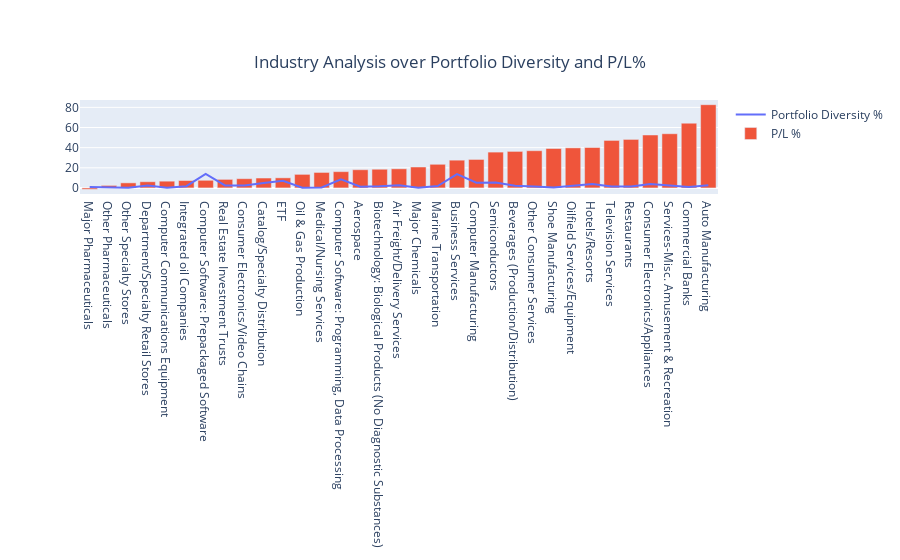

This figure's notebook cell:
### Code cell
#from plotly import plotly
import plotly.graph_objs as go
#import plotly.graph_objects as go
from plotly.offline import plot

#Code to Display Industry Analysis over Portfolio Diversity and Profit/Loss %

fig = go.Figure()

fig.add_trace(
    go.Scatter(
        x=industrySummary['Industry'],
        y=industrySummary['Portfolio Diversity'],
        name='Portfolio Diversity %'
    ))

fig.add_trace(
    go.Bar(
        
        x=industrySummary['Industry'],
        y=industrySummary['Profit/Loss Percentage'],
        name='P/L %'
    ))
fig.layout.update(
    title={
        'text': "Industry Analysis over Portfolio Diversity and P/L%",
        'y':0.9,
        'x':0.5,
        'xanchor': 'center',
        'yanchor': 'top'})

fig.show()

### Figure 1 — Plotly figure (JSON) as saved in the notebook; plotly's stock layout.template omitted (floating-point values rounded to 4 significant figures)
{"data": [{"name": "Portfolio Diversity %", "type": "scatter", "x": ["Major Pharmaceuticals", "Other Pharmaceuticals", "Other Specialty Stores", "Department/Specialty Retail Stores", "Computer Communications Equipment", "Integrated oil Companies", "Computer Software: Prepackaged Software", "Real Estate Investment Trusts", "Consumer Electronics/Video Chains", "Catalog/Specialty Distribution", "ETF", "Oil & Gas Production", "Medical/Nursing Services", "Computer Software: Programming, Data Processing", "Aerospace", "Biotechnology: Biological Products (No Diagnostic Substances)", "Air Freight/Delivery Services", "Major Chemicals", "Marine Transportation", "Business Services", "Computer Manufacturing", "Semiconductors", "Beverages (Production/Distribution)", "Other Consumer Services", "Shoe Manufacturing", "Oilfield Services/Equipment", "Hotels/Resorts", "Television Services", "Restaurants", "Consumer Electronics/Appliances", "Services-Misc. Amusement & Recreation", "Commercial Banks", "Auto Manufacturing"], "y": [0.83, 0.16, 0.16, 2.44, 0.14, 1.74, 13.86, 2.47, 2.48, 4.8, 7.07, 0.18, 0.47, 8.5, 1.28, 1.63, 2.65, 0.19, 1.89, 13.71, 5.15, 5.33, 2.08, 1.33, 0.44, 2.18, 3.92, 1.32, 1.53, 3.85, 2.69, 0.93, 2.6]}, {"name": "P/L %", "type": "bar", "x": ["Major Pharmaceuticals", "Other Pharmaceuticals", "Other Specialty Stores", "Department/Specialty Retail Stores", "Computer Communications Equipment", "Integrated oil Companies", "Computer Software: Prepackaged Software", "Real Estate Investment Trusts", "Consumer Electronics/Video Chains", "Catalog/Specialty Distribution", "ETF", "Oil & Gas Production", "Medical/Nursing Services", "Computer Software: Programming, Data Processing", "Aerospace", "Biotechnology: Biological Products (No Diagnostic Substances)", "Air Freight/Delivery Services", "Major Chemicals", "Marine Transportation", "Business Services", "Computer Manufacturing", "Semiconductors", "Beverages (Production/Distribution)", "Other Consumer Services", "Shoe Manufacturing", "Oilfield Services/Equipment", "Hotels/Resorts", "Television Services", "Restaurants", "Consumer Electronics/Appliances", "Services-Misc. Amusement & Recreation", "Commercial Banks", "Auto Manufacturing"], "y": [-1.36, 2.48, 5.04, 6.16, 6.7, 7.36, 7.59, 8.5, 9.17, 9.83, 10.02, 13.48, 15.38, 16.17, 18.08, 18.56, 19, 20.78, 23.48, 27.58, 28.29, 35.58, 36.28, 36.96, 39.16, 39.78, 40.14, 47.18, 48.18, 52.57, 53.82, 64.3, 82.65]}], "layout": {"title": {"text": "Industry Analysis over Portfolio Diversity and P/L%", "x": 0.5, "xanchor": "center", "y": 0.9, "yanchor": "top"}}}
